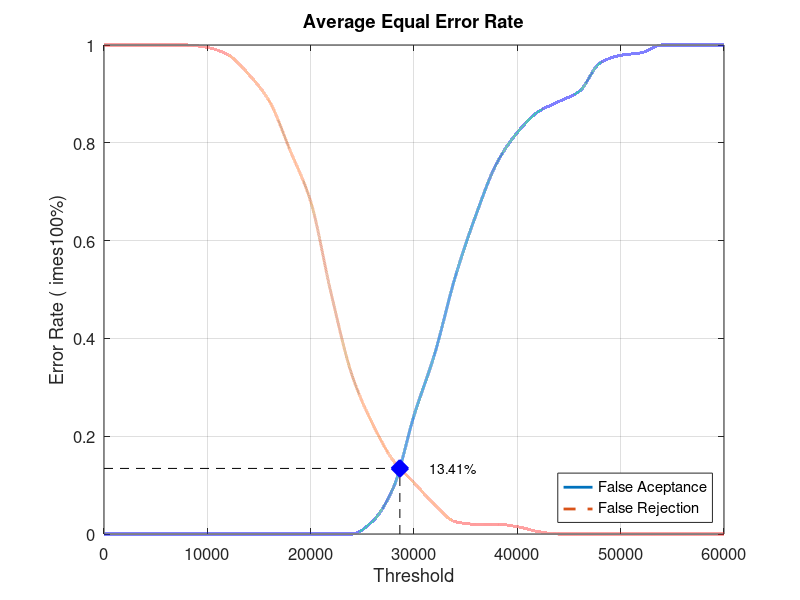
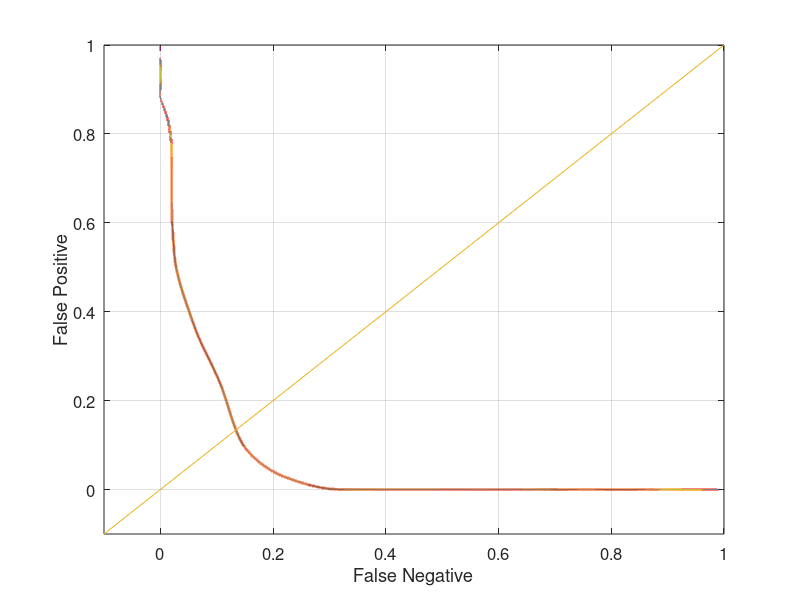

The MATLAB source for these figures, in order:
close all;
clear;
clc;
x = 0:2000:60000;
xq = 0:0.5:60000;

y0 = [0 0 0 0 0 0 0 0 0 0 0 0 0 0.0263158 0.0947368 0.242105 0.368421 0.526316 0.652632 0.757895 0.821053 0.863158 0.884211 0.905263 0.963158 0.978947 0.984211 1 1 1 1]
yy0 = interp1(x, y0, xq, 'pchip');
y1 = [1 1 1 1 1 0.995 0.98 0.94 0.885 0.785 0.68 0.49 0.325 0.225 0.15 0.105 0.06 0.025 0.02 0.02 0.015 0.005 0 0 0 0 0 0 0 0 0]
yy1 = interp1(x, y1, xq, 'pchip');

% Calculating EER: 
y2 = abs(y0 - y1);
find(y2 == min(y2))
yy2 = abs(yy0 - yy1);
xEER = find(yy2 == min(yy2));
xEERIndex = xq(xEER) % X-axis EER
yEER = yy0(xEER) % Y-axis EER

main = figure
plot(xq, yy0,'-','LineWidth', 2);	hold on
plot(xq, yy1,'--','LineWidth', 2);	hold on
plot([xEERIndex xEERIndex], [0 yEER], 'k--');	hold on
plot([0 xEERIndex], [yEER yEER], 'k--');	hold on
plot(xEERIndex, yEER, 'bx', 'LineWidth', 10);	hold on
text(xEERIndex + 10 * xEERIndex / 100, yEER, [num2str(round((10000 * yEER)) / 100) '%'])
legend('False Aceptance', 'False Rejection', 'Location', 'SouthEast')
xlabel('Threshold')
ylabel('Error Rate (	imes100%)')
title('Average Equal Error Rate')
set(gca, 'FontSize', 12)
axis([0 60000 0 1])
grid on

print(main, 'Database3_3Main', '-dpng');
FNRxFPR = figure('Color', [1 1 1]);
plot(yy1, yy0, '-', yy1, yy0, 'LineWidth', 2);
hold on
y = -0.1:0.1:1
plot(y, y); 
set(gca, 'FontSize', 12)
xlabel('False Negative')
ylabel('False Positive')
axis([-0.1 1 -0.1 1])
set(gca, 'FontSize', 12)
grid on

print(FNRxFPR, 'Database3_3FNRxFPR','-dpng');
